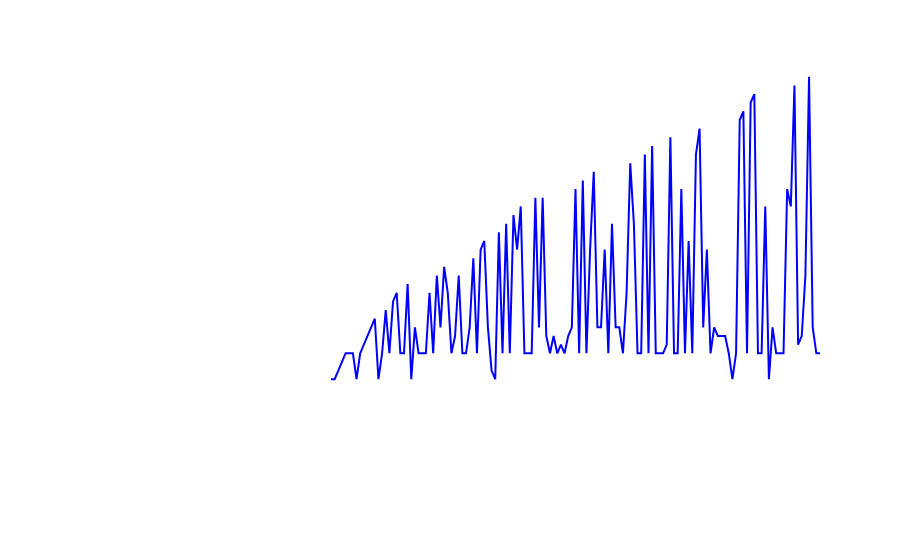

This figure's notebook cell:
### Code cell
fig = px.line(activities_dict, x='Shark Attacks', y='Activity',color_discrete_sequence=["blue"])

fig.update_layout(
    paper_bgcolor = "rgba(0,0,0,0)",
    plot_bgcolor = "rgba(0,0,0,0)",
    font_color = 'white',
    font_family = 'verdana',
    font_size = 20,
    )
fig.show()
fig.write_html("activities.html")

### Figure 1 — Plotly figure (JSON) as saved in the notebook; plotly's stock layout.template omitted (floating-point values rounded to 4 significant figures; data arrays with more than 128 entries replaced by an {"elided": "..."} marker saying what was removed)
{"data": [{"hovertemplate": "Shark Attacks=%{x}<br>Activity=%{y}<extra></extra>", "legendgroup": "", "line": {"color": "blue", "dash": "solid"}, "marker": {"symbol": "circle"}, "mode": "lines", "name": "", "orientation": "v", "showlegend": false, "type": "scatter", "x": {"elided": "135 str values"}, "xaxis": "x", "y": {"elided": "135 str values"}, "yaxis": "y"}], "layout": {"autosize": true, "font": {"color": "white", "family": "verdana", "size": 20}, "legend": {"tracegroupgap": 0}, "margin": {"t": 60}, "paper_bgcolor": "rgba(0, 0, 0, 0)", "plot_bgcolor": "rgba(0, 0, 0, 0)", "xaxis": {"anchor": "y", "autorange": true, "domain": [0, 1], "range": [0, 134], "title": {"text": "Shark Attacks"}, "type": "category"}, "yaxis": {"anchor": "x", "autorange": true, "domain": [0, 1], "range": [-1.944, 36.94], "title": {"text": "Activity"}, "type": "category"}}}
